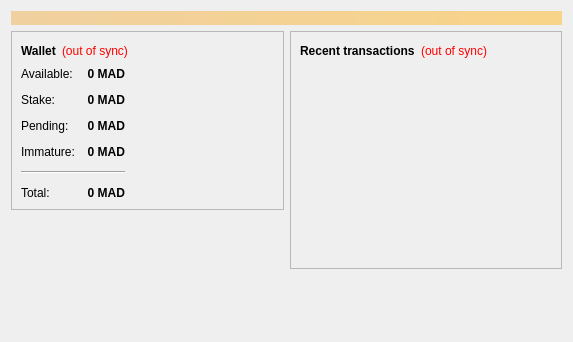
<?xml version="1.0" encoding="UTF-8"?>
<ui version="4.0">
 <class>OverviewPage</class>
 <widget class="QWidget" name="OverviewPage">
  <property name="geometry">
   <rect>
    <x>0</x>
    <y>0</y>
    <width>573</width>
    <height>342</height>
   </rect>
  </property>
  <property name="windowTitle">
   <string>Form</string>
  </property>
  <layout class="QVBoxLayout" name="topLayout">
   <item>
    <widget class="QLabel" name="labelAlerts">
     <property name="visible">
      <bool>false</bool>
     </property>
     <property name="styleSheet">
      <string notr="true">background-color: qlineargradient(x1: 0, y1: 0, x2: 1, y2: 0, stop:0 #F0D0A0, stop:1 #F8D488); color:#000000;</string>
     </property>
     <property name="wordWrap">
      <bool>true</bool>
     </property>
     <property name="margin">
      <number>3</number>
     </property>
    </widget>
   </item>
   <item>
    <layout class="QHBoxLayout" name="horizontalLayout" stretch="1,1">
     <item>
      <layout class="QVBoxLayout" name="verticalLayout_2">
       <item>
        <widget class="QFrame" name="frame">
         <property name="frameShape">
          <enum>QFrame::StyledPanel</enum>
         </property>
         <property name="frameShadow">
          <enum>QFrame::Raised</enum>
         </property>
         <layout class="QVBoxLayout" name="verticalLayout_4">
          <item>
           <layout class="QHBoxLayout" name="horizontalLayout_4">
            <item>
             <widget class="QLabel" name="label_5">
              <property name="font">
               <font>
                <weight>75</weight>
                <bold>true</bold>
               </font>
              </property>
              <property name="text">
               <string>Wallet</string>
              </property>
             </widget>
            </item>
            <item>
             <widget class="QLabel" name="labelWalletStatus">
              <property name="toolTip">
               <string>The displayed information may be out of date. Your wallet automatically synchronizes with the Madoocoin network after a connection is established, but this process has not completed yet.</string>
              </property>
              <property name="styleSheet">
               <string notr="true">QLabel { color: red; }</string>
              </property>
              <property name="text">
               <string notr="true">(out of sync)</string>
              </property>
              <property name="alignment">
               <set>Qt::AlignLeading|Qt::AlignLeft|Qt::AlignVCenter</set>
              </property>
             </widget>
            </item>
            <item>
             <spacer name="horizontalSpacer_2">
              <property name="orientation">
               <enum>Qt::Horizontal</enum>
              </property>
              <property name="sizeHint" stdset="0">
               <size>
                <width>40</width>
                <height>20</height>
               </size>
              </property>
             </spacer>
            </item>
           </layout>
          </item>
          <item>
          <layout class="QHBoxLayout" name="horizontalLayout_3">
           <item>
           <layout class="QFormLayout" name="formLayout_2">
            <property name="fieldGrowthPolicy">
             <enum>QFormLayout::AllNonFixedFieldsGrow</enum>
            </property>
            <property name="horizontalSpacing">
             <number>12</number>
            </property>
            <property name="verticalSpacing">
             <number>12</number>
            </property>
            <item row="0" column="0">
             <widget class="QLabel" name="label">
              <property name="text">
               <string>Available:</string>
              </property>
             </widget>
            </item>
            <item row="0" column="1">
             <widget class="QLabel" name="labelBalance">
              <property name="font">
               <font>
                <weight>75</weight>
                <bold>true</bold>
               </font>
              </property>
              <property name="cursor">
               <cursorShape>IBeamCursor</cursorShape>
              </property>
              <property name="toolTip">
               <string>Your current spendable balance</string>
              </property>
              <property name="text">
               <string notr="true">0 MAD</string>
              </property>
              <property name="alignment">
               <set>Qt::AlignRight|Qt::AlignTrailing|Qt::AlignVCenter</set>
              </property>
              <property name="textInteractionFlags">
               <set>Qt::LinksAccessibleByMouse|Qt::TextSelectableByKeyboard|Qt::TextSelectableByMouse</set>
              </property>
             </widget>
            </item>
            <item row="1" column="0">
             <widget class="QLabel" name="labelStakeText">
              <property name="text">
               <string>Stake:</string>
              </property>
             </widget>
            </item>
            <item row="1" column="1">
             <widget class="QLabel" name="labelStake">
              <property name="font">
               <font>
                <weight>75</weight>
                <bold>true</bold>
               </font>
              </property>
              <property name="cursor">
               <cursorShape>IBeamCursor</cursorShape>
              </property>
              <property name="toolTip">
               <string>Total of coins that were staked and do not yet count toward the current balance</string>
              </property>
              <property name="text">
               <string notr="true">0 MAD</string>
              </property>
              <property name="alignment">
               <set>Qt::AlignRight|Qt::AlignTrailing|Qt::AlignVCenter</set>
              </property>
              <property name="textInteractionFlags">
               <set>Qt::LinksAccessibleByMouse|Qt::TextSelectableByKeyboard|Qt::TextSelectableByMouse</set>
              </property>
             </widget>
            </item>
            <item row="2" column="0">
             <widget class="QLabel" name="label_3">
              <property name="text">
               <string>Pending:</string>
              </property>
             </widget>
            </item>
            <item row="2" column="1">
             <widget class="QLabel" name="labelUnconfirmed">
              <property name="font">
               <font>
                <weight>75</weight>
                <bold>true</bold>
               </font>
              </property>
              <property name="cursor">
               <cursorShape>IBeamCursor</cursorShape>
              </property>
              <property name="toolTip">
               <string>Total of transactions that have yet to be confirmed, and do not yet count toward the spendable balance</string>
              </property>
              <property name="text">
               <string notr="true">0 MAD</string>
              </property>
              <property name="alignment">
               <set>Qt::AlignRight|Qt::AlignTrailing|Qt::AlignVCenter</set>
              </property>
              <property name="textInteractionFlags">
               <set>Qt::LinksAccessibleByMouse|Qt::TextSelectableByKeyboard|Qt::TextSelectableByMouse</set>
              </property>
             </widget>
            </item>
            <item row="3" column="0">
             <widget class="QLabel" name="labelImmatureText">
              <property name="text">
               <string>Immature:</string>
              </property>
             </widget>
            </item>
            <item row="3" column="1">
             <widget class="QLabel" name="labelImmature">
              <property name="font">
               <font>
                <weight>75</weight>
                <bold>true</bold>
               </font>
              </property>
              <property name="toolTip">
               <string>Mined balance that has not yet matured</string>
              </property>
              <property name="text">
               <string notr="true">0 MAD</string>
              </property>
              <property name="alignment">
               <set>Qt::AlignRight|Qt::AlignTrailing|Qt::AlignVCenter</set>
              </property>
              <property name="textInteractionFlags">
               <set>Qt::LinksAccessibleByMouse|Qt::TextSelectableByKeyboard|Qt::TextSelectableByMouse</set>
              </property>
             </widget>
            </item>
            <item row="5" column="0">
             <widget class="QLabel" name="labelTotalText">
              <property name="text">
               <string>Total:</string>
              </property>
             </widget>
            </item>
            <item row="5" column="1">
             <widget class="QLabel" name="labelTotal">
              <property name="font">
               <font>
                <weight>75</weight>
                <bold>true</bold>
               </font>
              </property>
              <property name="cursor">
               <cursorShape>IBeamCursor</cursorShape>
              </property>
              <property name="toolTip">
               <string>Your current total balance</string>
              </property>
              <property name="text">
               <string notr="true">0 MAD</string>
              </property>
              <property name="alignment">
               <set>Qt::AlignRight|Qt::AlignTrailing|Qt::AlignVCenter</set>
              </property>
              <property name="textInteractionFlags">
               <set>Qt::LinksAccessibleByMouse|Qt::TextSelectableByKeyboard|Qt::TextSelectableByMouse</set>
              </property>
             </widget>
            </item>
            <item row="4" column="0" colspan="2">
             <widget class="Line" name="line">
              <property name="orientation">
               <enum>Qt::Horizontal</enum>
              </property>
             </widget>
            </item>
           </layout>
          </item>
            <item>
             <spacer name="horizontalSpacer_3">
              <property name="orientation">
               <enum>Qt::Horizontal</enum>
              </property>
              <property name="sizeHint" stdset="0">
               <size>
                <width>40</width>
                <height>20</height>
               </size>
              </property>
             </spacer>
            </item>
           </layout>
          </item>
         </layout>
        </widget>
       </item>
       <item>
        <spacer name="verticalSpacer">
         <property name="orientation">
          <enum>Qt::Vertical</enum>
         </property>
         <property name="sizeHint" stdset="0">
          <size>
           <width>20</width>
           <height>40</height>
          </size>
         </property>
        </spacer>
       </item>
      </layout>
     </item>
     <item>
      <layout class="QVBoxLayout" name="verticalLayout_3">
       <item>
        <widget class="QFrame" name="frame_2">
         <property name="frameShape">
          <enum>QFrame::StyledPanel</enum>
         </property>
         <property name="frameShadow">
          <enum>QFrame::Raised</enum>
         </property>
         <layout class="QVBoxLayout" name="verticalLayout">
          <item>
           <layout class="QHBoxLayout" name="horizontalLayout_2">
            <item>
             <widget class="QLabel" name="label_4">
              <property name="text">
               <string>&lt;b&gt;Recent transactions&lt;/b&gt;</string>
              </property>
             </widget>
            </item>
            <item>
             <widget class="QLabel" name="labelTransactionsStatus">
              <property name="toolTip">
               <string>The displayed information may be out of date. Your wallet automatically synchronizes with the Madoocoin network after a connection is established, but this process has not completed yet.</string>
              </property>
              <property name="styleSheet">
               <string notr="true">QLabel { color: red; }</string>
              </property>
              <property name="text">
               <string notr="true">(out of sync)</string>
              </property>
              <property name="alignment">
               <set>Qt::AlignRight|Qt::AlignTrailing|Qt::AlignVCenter</set>
              </property>
             </widget>
            </item>
            <item>
             <spacer name="horizontalSpacer">
              <property name="orientation">
               <enum>Qt::Horizontal</enum>
              </property>
              <property name="sizeHint" stdset="0">
               <size>
                <width>40</width>
                <height>20</height>
               </size>
              </property>
             </spacer>
            </item>
           </layout>
          </item>
          <item>
           <widget class="QListView" name="listTransactions">
            <property name="styleSheet">
             <string notr="true">QListView { background: transparent; }</string>
            </property>
            <property name="frameShape">
             <enum>QFrame::NoFrame</enum>
            </property>
            <property name="verticalScrollBarPolicy">
             <enum>Qt::ScrollBarAlwaysOff</enum>
            </property>
            <property name="horizontalScrollBarPolicy">
             <enum>Qt::ScrollBarAlwaysOff</enum>
            </property>
            <property name="selectionMode">
             <enum>QAbstractItemView::NoSelection</enum>
            </property>
           </widget>
          </item>
         </layout>
        </widget>
       </item>
       <item>
        <spacer name="verticalSpacer_2">
         <property name="orientation">
          <enum>Qt::Vertical</enum>
         </property>
         <property name="sizeHint" stdset="0">
          <size>
           <width>20</width>
           <height>40</height>
          </size>
         </property>
        </spacer>
       </item>
      </layout>
     </item>
    </layout>
   </item>
  </layout>
 </widget>
 <resources/>
 <connections/>
</ui>
